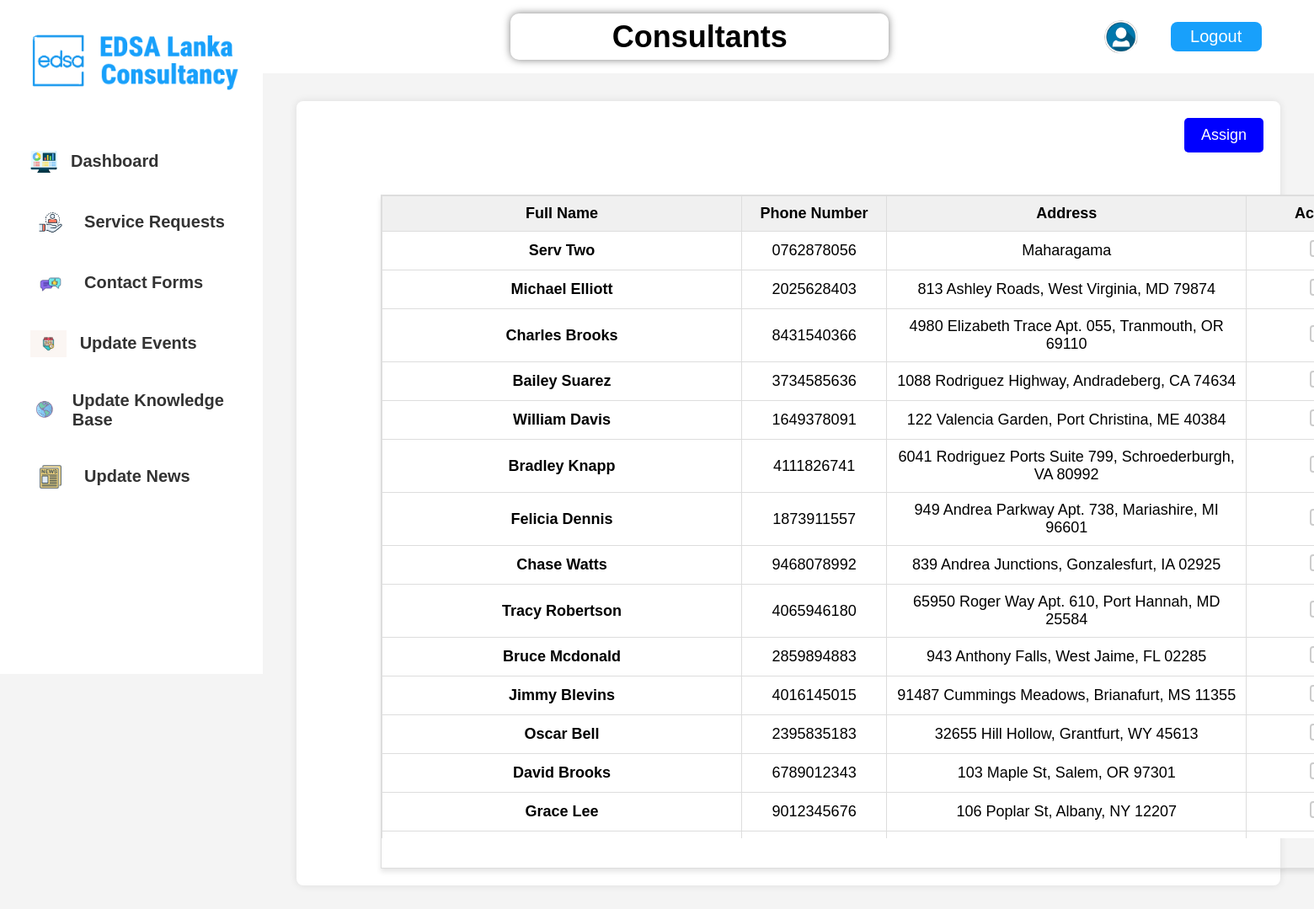
Page /companyworkers/servicerequest/consulting.php on the committed database.
### tables this page shows
CREATE TABLE `serviceproviders` (
  `provider_id` int(11) NOT NULL,
  `username` varchar(255) NOT NULL,
  `password` varchar(255) NOT NULL,
  `email` varchar(255) NOT NULL,
  `full_name` varchar(255) DEFAULT NULL,
  `phone` varchar(20) DEFAULT NULL,
  `address` text DEFAULT NULL,
  `field` varchar(255) NOT NULL,
  `speciality` varchar(255) DEFAULT NULL,
  `created_at` timestamp NOT NULL DEFAULT current_timestamp()
);

### companyworkers/servicerequest/consulting.php (the view, shortened to what this page needs)
<?php
include("../connect.php");
?>
<!DOCTYPE html>
<html lang="en">
<head>
  <link rel="stylesheet" href="servicerequest.css">
  <link rel="stylesheet" href="../sidebar.css">
</head>
<body>
  <div class="container">
    <div class="sidebar">
      <div class="logo">
        <img src="../images/logo.png" alt="EDSA Lanka Consultancy Logo">
      </div>
      <ul class="menu">
        <li>
        <a href="../dashboard/dashboard.php">
            <button>
              <img src="../images/dashboard.png" alt="Dashboard">
              Dashboard
            </button>
          </a>
        </li>
        <li>
        <a href="servicerequest.php">
            <button>
              <img src="../images/service.jpg" alt="servicerequest">
              Service Requests
            </button>
          </a>
        </li>
        <li>
          <a href="../contactforums/contactforum.html">
            <button>
              <img src="../images/contact forms.jpg" alt="contactforms">
              Contact Forms
            </button>
          </a>
        </li>
        <li>
          <a href="../updateevents/updateevents.php">
            <button>
              <img src="../images/events.jpg" alt="events">
              Update Events
            </button>
          </a>
        </li>
        <li>
          <a href="../updateknowlgebase/initial.php">
          <button>
            <img src="../images/knowlegdebase.jpg" alt="knowldgedebase">
            Update Knowledge Base
          </button>
          </a>
        </li>
        <li>
          <a href="../updatenews/initial.php">
          <button>
            <img src="../images/news.jpg" alt="News">
            Update News
          </button>
          </a>
        </li>
      </ul>
    </div>
    <div class="main-wrapper">
      <div class="navbar">
      <div class="controls card1">
            <h1>Consultants</h1>
        </div>
        <div class="profile">
          <a href="../SP_Profile/Profile.html">
            <img src="../images/user.png" alt="Profile">
          </a>
        </div>
        <a href="../../Login/Logout.php" class="logout">Logout</a>
      </div>
      <div class="main-container">
      <div style="text-align: right;">
        <input type="submit" value="Assign" name="submit" class="submit-button">
      </div>
      <div class="table-container">
      <table class="table table-hover">
        <thead>
        <tr>
    <th scope="col" style="width: 25%;">Full Name</th>
    <th scope="col" style="width: 10%;">Phone Number</th>
    <th scope="col" style="width: 25%;">Address</th>
    <th scope="col" style="width: 10%;">Action</th>
</tr>
</thead>
<tbody>
    <?php
    $sql = "SELECT * FROM serviceproviders WHERE speciality = 'Consultant'";
    $result = mysqli_query($con, $sql);
    if ($result) {
        while ($row = mysqli_fetch_assoc($result)) {
            $full_name = $row['full_name'];
            $phone = $row['phone'];
            $address = $row['address'];
            $unique_id = uniqid();
            echo '<tr>
                <th scope="row">' . $full_name . '</th>
                <td>' . $phone . '</td>
                <td>' . $address . '</td>
                <td>
                    <label for="' . $unique_id . '" class="checkbox-label">
                        <input type="checkbox" id="' . $unique_id . '" name="action[]" value="' . $full_name . '" class="hidden-checkbox">
                        <span class="custom-checkbox"></span>
                    </label>
                </td>
            </tr>';
        }
    }
    ?>
</tbody>
      </div>
    </div>
  </div>
 </div>
</body>
</html>

### companyworkers/sidebar.css (style rules this page uses)
* { margin: 0; padding: 0; box-sizing: border-box; }
body { font-family: Arial, sans-serif; background-color: #f4f4f4; min-height: 100vh; }
.container { display: flex; width: 100%; }
.sidebar { background-color: white; width: 20vw; padding: 3vh; display: flex; flex-direction: column; align-items: center; position: fixed; height: 100vh; }
.sidebar .logo img { width: 100%; max-width: 20vw; margin-bottom: 5vh; }
.menu { list-style: none; width: 100%; }
.menu li { margin-bottom: 2vh; }
.menu a { text-decoration: none; }
.menu button { display: flex; align-items: center; font-size: 2.5vh; font-weight: bold; width: 100%; padding: 1.5vh; color: #333; background-color: #fff; border: none; cursor: pointer; text-align: left; border-radius: 1vh; gap: 1vh; text-decoration: none; }
.menu img { width: auto; height: 4vh; object-fit: contain; margin-right: 1vh; }
.navbar { width: 80vw; background-color: white; color: #18A0FB; margin-left: 0; padding: 2vh 4vw; position: fixed; z-index: 2; display: flex; justify-content: flex-end; align-items: center; }
.navbar a { color: #18A0FB; text-decoration: none; font-size: 2.5vh; padding: 0.8vh 1.5vw; margin-left: 1.5vw; border-radius: 1vh; display: flex; align-items: center; justify-content: center; }
.navbar a img { max-width: 100%; max-height: 100%; width: 5vh; height: 5vh; border-radius: 50%; }
.profile { display: flex; align-items: center; margin-right: 1vw; }
.profile a { padding: 0; background-color: #fff; border: none; cursor: pointer; border-radius: 50%; width: 5vh; height: 5vh; display: flex; justify-content: center; align-items: center; }
.logout { background-color: #18A0FB; color: white !important; }
.main-wrapper { width: 80vw; margin-left: 20vw; flex-direction: row; justify-content: center; }
.main-container { max-width: 100%; margin: 5vh; background: #fff; padding: 20px; border-radius: 8px; box-shadow: 0 0 10px rgba(0, 0, 0, 0.1); align-items: center; justify-content: center; margin-top: 15vh; }
.submit-button { font-size: 18px; color: white; background-color: blue; padding: 10px 20px; border: none; border-radius: 5px; cursor: pointer; transition: 0.3s ease; }
.table-container { max-height: 800px; overflow-y: auto; border: 1px solid #ddd; margin-top: 50px; box-shadow: 0px 4px 6px rgba(0, 0, 0, 0.1); width: 1200px; align-items: center; justify-content: center; justify-items: center; margin-left: 80px; }
.table { width: 100%; border-collapse: collapse; border-spacing: 0; font-size: 18px; text-align: left; }
.table thead th { background-color: #f0f0f0; color: rgb(0, 0, 0); padding: 10px; border: 1px solid #ddd; text-align: center; }
.table tbody tr:nth-child(odd) { background-color: #ffffff; }
.table tbody tr:nth-child(even) { background-color: #ffffff; }
.table td, .table th { padding: 10px; border: 1px solid #ddd; text-align: center; vertical-align: middle; }
.checkbox-label { display: block; cursor: pointer; position: relative; width: 100%; height: 100%; text-align: center; }
.custom-checkbox { display: inline-block; width: 20px; height: 20px; border: 2px solid #ccc; border-radius: 4px; background-color: white; margin: 0 auto; transition: all 0.3s ease-in-out; }
.controls { width: 40%; height: 55px; padding: 20px; display: flex; flex-direction: column; justify-content: space-between; align-items: center; justify-content: center; background-color: #fff; margin: auto; border-radius: 8px; }
.card1 { box-shadow: 0 0 10px rgba(0, 0, 0, 0.5); color: #000000; background-repeat: no-repeat; background-size: cover; font-size: 18px; border-radius: 10px; }

### rows in the picture
serviceproviders: full_name "Serv Two", phone "0762878056", address "Maharagama"
serviceproviders: full_name "Michael Elliott", phone "2025628403", address "813 Ashley Roads, West Virginia, MD 79874"
serviceproviders: full_name "Charles Brooks", phone "8431540366", address "4980 Elizabeth Trace Apt. 055, Tranmouth, OR 69110"
serviceproviders: full_name "Bailey Suarez", phone "3734585636", address "1088 Rodriguez Highway, Andradeberg, CA 74634"
serviceproviders: full_name "William Davis", phone "1649378091", address "122 Valencia Garden, Port Christina, ME 40384"
serviceproviders: full_name "Bradley Knapp", phone "4111826741", address "6041 Rodriguez Ports Suite 799, Schroederburgh, VA 80992"
serviceproviders: full_name "Felicia Dennis", phone "1873911557", address "949 Andrea Parkway Apt. 738, Mariashire, MI 96601"
serviceproviders: full_name "Chase Watts", phone "9468078992", address "839 Andrea Junctions, Gonzalesfurt, IA 02925"
serviceproviders: full_name "Tracy Robertson", phone "4065946180", address "65950 Roger Way Apt. 610, Port Hannah, MD 25584"
serviceproviders: full_name "Bruce Mcdonald", phone "2859894883", address "943 Anthony Falls, West Jaime, FL 02285"
serviceproviders: full_name "Jimmy Blevins", phone "4016145015", address "91487 Cummings Meadows, Brianafurt, MS 11355"
serviceproviders: full_name "Oscar Bell", phone "2395835183", address "32655 Hill Hollow, Grantfurt, WY 45613"
serviceproviders: full_name "David Brooks", phone "6789012343", address "103 Maple St, Salem, OR 97301"
serviceproviders: full_name "Grace Lee", phone "9012345676", address "106 Poplar St, Albany, NY 12207"
